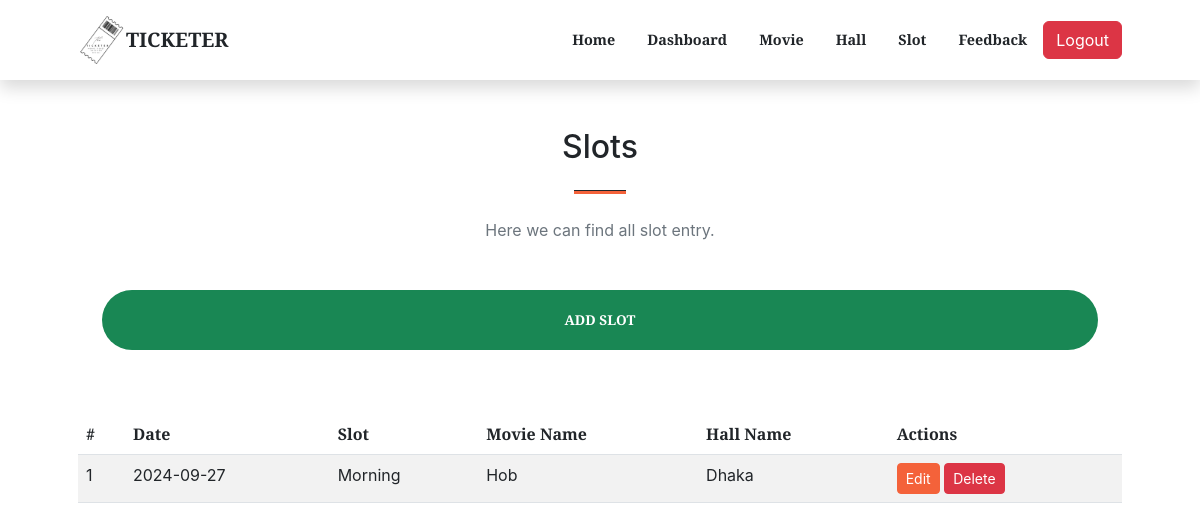
Page /admin/slot.php (signed in) on the earlier database version.
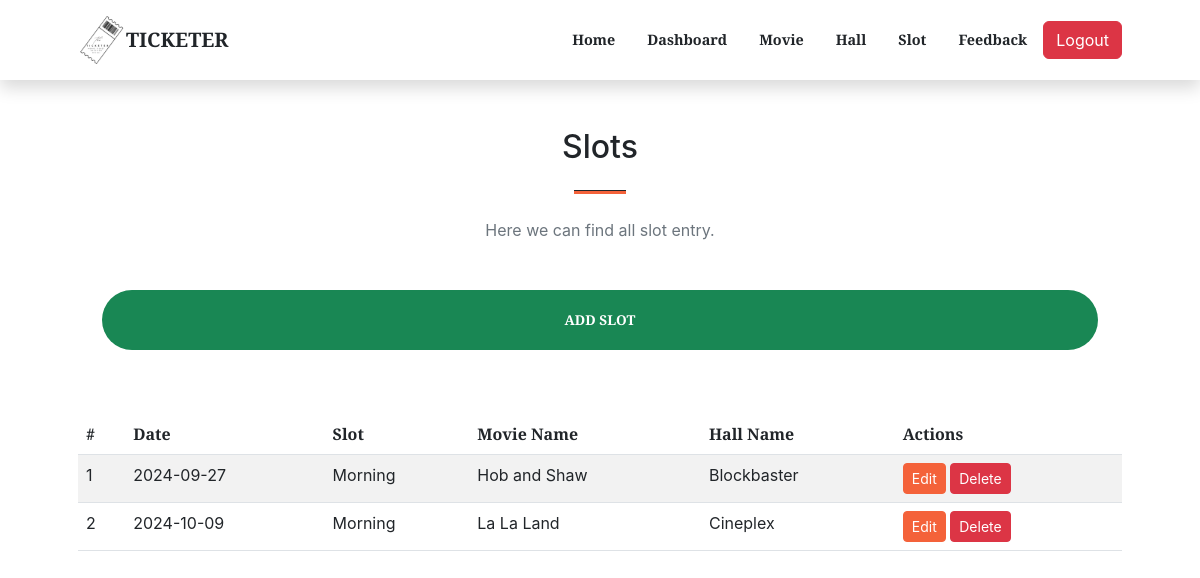
Same page on the later database version.
### tables this page shows
CREATE TABLE `slottable` (
  `movieid` int(11) NOT NULL,
  `hallid` int(11) NOT NULL,
  `slotid` int(11) NOT NULL,
  `date` date NOT NULL,
  `slot` varchar(10) NOT NULL
);

CREATE TABLE `movietable` (
  `movieid` int(11) NOT NULL,
  `moviename` varchar(100) NOT NULL,
  `releasedate` date NOT NULL,
  `genre` varchar(100) NOT NULL,
  `rating` varchar(40) NOT NULL,
  `movierating` int(11) NOT NULL,
  `poster` blob NOT NULL
);

CREATE TABLE `halltable` (
  `hallId` int(11) NOT NULL,
  `hallname` varchar(100) NOT NULL,
  `location` varchar(1000) NOT NULL,
  `rating` int(11) NOT NULL,
  `type` varchar(100) NOT NULL,
  `capacity` int(11) NOT NULL DEFAULT 48
);

### admin/slot.php (the view, shortened to what this page needs)
<?php
include './includes/dbcon.php';
include './includes/header.php';
$sql = "SELECT s.slotid, s.movieid, s.hallid, s.date, s.slot, h.hallname, m.moviename
        FROM slottable s
        JOIN halltable h
        JOIN movietable m
        WHERE s.movieid = m.movieid AND s.hallid = h.hallId";
$result = $conn->query($sql);
?>
<section class="page-section">
    <div class="container px-4 px-lg-5">
        <div class="row gx-4 gx-lg-5 justify-content-center">
            <div class="col-lg-8 col-xl-6 text-center">
                <h2 class="mt-0">Slots</h2>
                <hr class="divider" />
                <p class="text-muted mb-5">Here we can find all slot entry.</p>
            </div>
            <div class="container px-4 px-lg-5">
                <div class="d-grid">
                    <button class="btn btn-success btn-xl mb-3" id="addSlotBtn">Add Slot</button>
                </div>
            </div>
        </div>
        <div class="table-container">
            <table class="table table-striped">
                <thead>
                    <tr>
                        <th>#</th>
                        <th>Date</th>
                        <th>Slot</th>
                        <th>Movie Name</th>
                        <th>Hall Name</th>
                        <th>Actions</th>
                    </tr>
                </thead>
                <tbody>
                    <?php
                    if ($result->num_rows > 0) {
                        $count = 1;
                        while ($row = $result->fetch_assoc()) {
                            echo "<tr>";
                            echo "<td>" . $count . "</td>";
                            echo "<td>" . $row["date"] . "</td>";
                            echo "<td>" . $row["slot"] . "</td>";
                            echo "<td>" . $row["moviename"] . "</td>";
                            echo "<td>" . $row["hallname"] . "</td>";
                            echo "<td>
                            <button class='btn btn-primary btn-sm editSlotBtn'slotid='" . $row["slotid"] . "'slot='" . $row["slot"] . "'date='" . $row["date"] . "'movieid='" . $row["movieid"] . "'hallid='" . $row["hallid"] . "'>Edit</button>
                            <button class='btn btn-danger btn-sm deleteSlotBtn'slotid='" . $row["slotid"] . "'>Delete</button>
                            </td>";
                            echo "</tr>";
                            $count++;
                        }
                    } else {
                        echo "<tr><td colspan='7'>No records found</td></tr>";
                    }
                    ?>
                </tbody>
            </table>
        </div>
    </div>
</section>
    <?php include './includes/footer.php'; ?>

Differences in the rows shown:
changed through a linked row, slottable: movieid.moviename "Hob" → "Hob and Shaw"; hallid.hallname "Dhaka" → "Blockbaster"
added slottable: date "2024-10-09", slot "Morning", movieid.moviename "La La Land", hallid.hallname "Cineplex"
